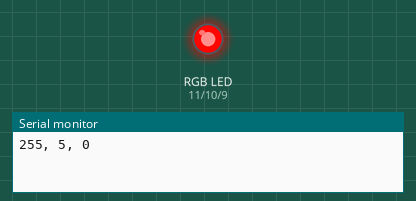
Simulated run of this sketch. Board: Arduino Uno, built with avr-gcc and run on an emulated ATmega328P. On the bench: an RGB LED mixed from three pins (HIGH = lit), the last lines printed to the serial monitor.

Above: at 0.12 s.
At 4.88 s:
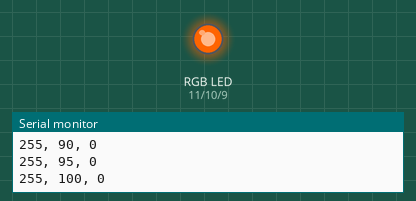
At 9.89 s:
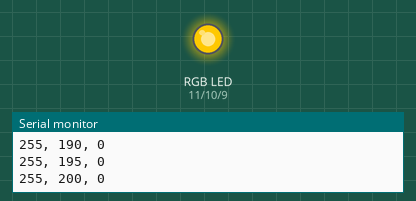
At 19.91 s:
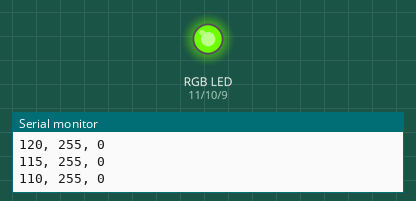
At 29.67 s:
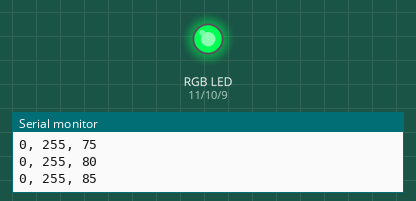
At 39.69 s:
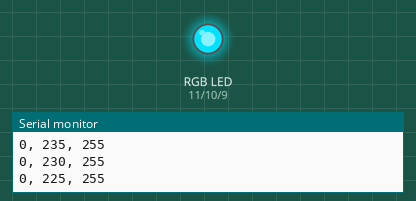
Timing chart, 0 to 40.0 s (numbered marks = the images above):
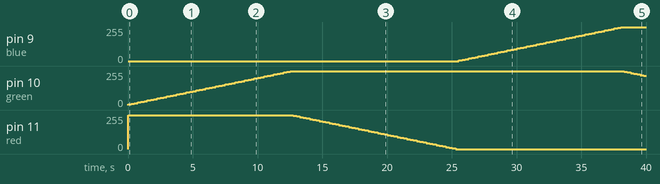

Measured:
- by itself, pin 9 (blue): moves from 0/255 to 255/255 over 12.5 s
- by itself, pin 10 (green): rises from 0/255 to 255/255 in 12.5 s, then falls to 220/255 in 27.3 s
- by itself, pin 11 (red): 0/255 → 255/255 at 0.00 s, → 250/255 12.8 s later, → 245/255 0.25 s later, → 240/255 0.25 s later, … (52 changes in this stretch)

The sketch:

smooth_rainbow.ino
```cpp
//Smooth rainbow
//by Jim Town
const int red=11;
const int green=10;
const int blue=9;

int redVal,blueVal,greenVal;
bool redUp,greenUp,blueUp;

void setup() {
  pinMode(red, OUTPUT);
  pinMode(green,OUTPUT);
  pinMode(blue,OUTPUT);
  redVal=255;
  greenVal=0;
  blueVal=0;
  redUp=true;
  greenUp=true;
  blueUp=false;
  Serial.begin(9600);
}

void loop() {

    updateVal(redUp,redVal);
    updateVal(greenUp,greenVal);
    updateVal(blueUp,blueVal);

    if (redUp && greenUp && redVal==255 && greenVal==255){ //RO -> YG
      redUp=false;
    }

    if (!redUp && greenUp && redVal==0 && greenVal==255){ //G->C
      blueUp=true;
    }

    if (blueUp && greenUp && blueVal==255 && greenVal==255){ // C->B
      greenUp=false;
    }

    if (!greenUp && blueUp && greenVal==0 && blueVal==255){
      redUp=true;
    }

    if (redUp && blueUp && redVal==255 && blueVal==255){
      blueUp=false;
    }

    if (redUp && !blueUp && redVal==255 && blueVal==0){
      greenUp=true;
    }

    analogWrite(red,redVal);
    analogWrite(green,greenVal);
    analogWrite(blue,blueVal);
    Serial.print(redVal);
    Serial.print(", ");
    Serial.print(greenVal);
    Serial.print(", ");
    Serial.println(blueVal);
    delay(250);

}

void updateVal(bool isUp, int &val){
     if (isUp){
      if (val<255){
         val+=5;
      }
    } else if (val>0){
        val-=5;
    }
}
```
